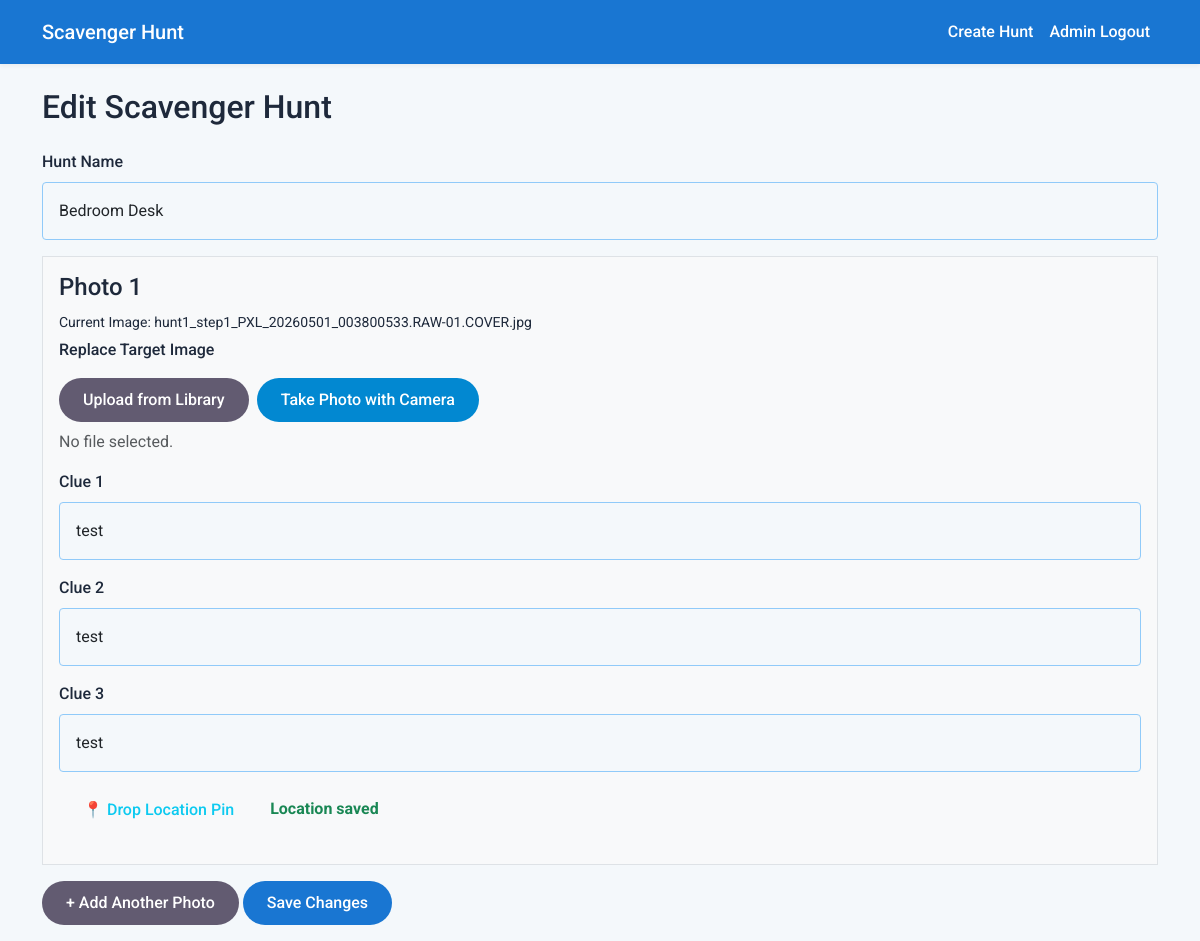
/hunt/1/edit (signed in), run on the app's committed database.
### app.py (models this page shows)
class Hunt(db.Model):
    id = db.Column(db.Integer, primary_key=True)
    name = db.Column(db.String(255), nullable=False)
    targets = db.relationship('Target', backref='hunt', lazy=True, cascade="all, delete-orphan")

class Target(db.Model):
    id = db.Column(db.Integer, primary_key=True)
    hunt_id = db.Column(db.Integer, db.ForeignKey('hunt.id'), nullable=False)
    step_number = db.Column(db.Integer, nullable=False)
    target_image = db.Column(db.String(255), nullable=False)
    clue1 = db.Column(db.String(255), nullable=False)
    clue2 = db.Column(db.String(255), nullable=False)
    clue3 = db.Column(db.String(255), nullable=False)
    latitude = db.Column(db.Float, nullable=True)
    longitude = db.Column(db.Float, nullable=True)
    attempts = db.relationship('Attempt', backref='target', lazy=True)

### app.py (the view, shortened to what this page needs)
@app.route('/hunt/<int:hunt_id>/edit', methods=['GET', 'POST'])
@admin_required
def edit_hunt(hunt_id):
    hunt = Hunt.query.get_or_404(hunt_id)
    return render_template('edit_hunt.html', hunt=hunt)

### app.py (called while the page is built)
def admin_required(f):
    @wraps(f)
    def decorated_function(*args, **kwargs):
        if not session.get('is_admin'):
            flash('Admin access required.', 'danger')
            return redirect(url_for('admin_login'))
        return f(*args, **kwargs)
    return decorated_function

### templates/edit_hunt.html (shortened to what this page needs)
{% extends 'layout.html' %}
{% block content %}
<h2>Edit Scavenger Hunt</h2>
<form method="POST" enctype="multipart/form-data" class="mt-4">
    <div class="mb-3">
        <label for="hunt_name" class="form-label">Hunt Name</label>
        <input type="text" class="form-control" id="hunt_name" name="hunt_name" value="{{ hunt.name }}" required>
    </div>
    <div id="targets-container">
        {% for target in hunt.targets %}
        <div class="target-block border p-3 mb-3 bg-light">
            <h4>Photo {{ loop.index }}</h4>
            <div class="mb-3">
                <p class="mb-1"><small>Current Image: {{ target.target_image }}</small></p>
                <label class="form-label">Replace Target Image</label>
                <div class="d-grid gap-2 d-md-flex mt-2">
                    <button type="button" class="btn btn-secondary upload-btn">Upload from Library</button>
                    <button type="button" class="btn btn-info capture-btn">Take Photo with Camera</button>
                </div>
                <p class="file-info text-muted mt-2 mb-0">No file selected.</p>
            </div>
            <div class="mb-3">
                <label class="form-label">Clue 1</label>
                <input type="text" class="form-control" name="clue1" value="{{ target.clue1 }}" required>
            </div>
            <div class="mb-3">
                <label class="form-label">Clue 2</label>
                <input type="text" class="form-control" name="clue2" value="{{ target.clue2 }}" required>
            </div>
            <div class="mb-3">
                <label class="form-label">Clue 3</label>
                <input type="text" class="form-control" name="clue3" value="{{ target.clue3 }}" required>
            </div>
            <div class="mb-3">
                <button type="button" class="btn btn-outline-info" onclick="getLocation(this)">📍 Drop Location Pin</button>
                <span class="location-status {% if target.latitude and target.longitude %}text-success fw-bold{% else %}text-muted{% endif %} ms-2">
                    {% if target.latitude and target.longitude %}Location saved{% endif %}
                </span>
            </div>
        </div>
        {% endfor %}
    </div>
    <div class="d-grid gap-2 d-md-block mb-3">
        <button type="button" class="btn btn-secondary" onclick="addTarget()">+ Add Another Photo</button>
        <button type="submit" class="btn btn-primary">Save Changes</button>
    </div>
</form>
{% endblock %}

### templates/layout.html (style rules this page uses)
:root { --bs-body-font-family: 'Roboto', sans-serif; --m3-surface: #F4F8FB; --m3-surface-container: #E3EFFF; --m3-on-surface: #1E293B; --m3-primary: #1976D2; --m3-primary-hover: #1565C0; --m3-secondary: #0288D1; --m3-success: #2E7D32; --m3-warning: #ED6C02; --m3-outline: #90CAF9; }
body { background-color: var(--m3-surface); color: var(--m3-on-surface); font-family: var(--bs-body-font-family); }
.btn { border-radius: 100px; padding: 10px 24px; font-weight: 500; border: none; transition: all 0.2s ease; }
.btn-primary { background-color: var(--m3-primary); color: #fff; }
.btn-info { background-color: var(--m3-secondary); color: #fff; }
.btn-secondary { background-color: #625B71; color: #fff; }
.form-control { border-radius: 4px; padding: 16px; background-color: var(--m3-surface); border: 1px solid var(--m3-outline); box-shadow: none !important; }
.form-label { font-weight: 500; color: var(--m3-on-surface); }

### data on the page
Hunt: hunt_name "Bedroom Desk"
Target: target_image "hunt1_step1_PXL_20260501_003800533.RAW-01.COVER.jpg", clue1 "test", clue2 "test", clue3 "test", latitude "Location saved"
